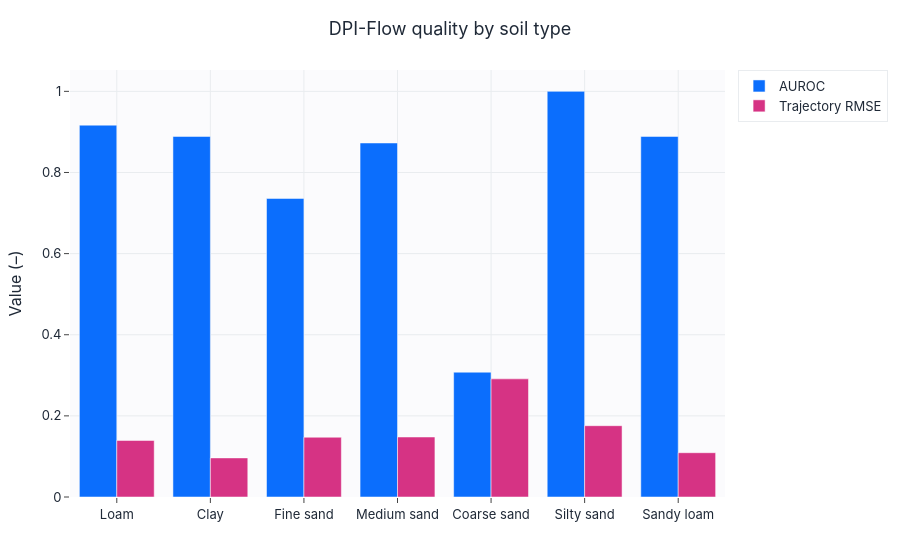
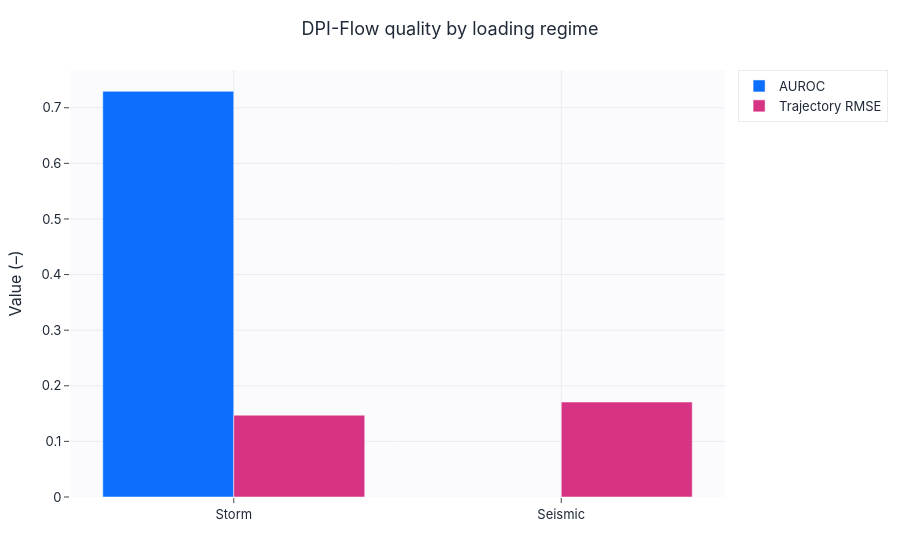

Notebook cell for these charts, in order:
### Markdown cell above
## Metrics by soil type and loading regime (DPI-Flow)

### Code cell
dpi, hp, _ = load_trained("dpi_flow")
out = collect_outputs(dpi, test, config, device)
_, sample_df = compute_metrics("DPI-Flow", out, test, config)
sample_df["soil_en"] = sample_df["soil_type"].map(SOIL_DISPLAY_NAMES_EN)
sample_df["load_en"] = sample_df["load_mode"].map(LOAD_DISPLAY_NAMES_EN)
soil_metrics = grouped_metrics(sample_df, "soil_en")
load_metrics = grouped_metrics(sample_df, "load_en")
display(english_metric_table(soil_metrics).round(4))
grouped_bar(soil_metrics["soil_en"].tolist(),
            {"AUROC": soil_metrics["AUROC"].tolist(), "Trajectory RMSE": soil_metrics["mean_traj_rmse"].tolist()},
            title="DPI-Flow quality by soil type", ylabel="Value (–)",
            save=SAVE_FIGS, fig_id="3_2_metrics_by_soil").show()
grouped_bar(load_metrics["load_en"].tolist(),
            {"AUROC": load_metrics["AUROC"].tolist(), "Trajectory RMSE": load_metrics["mean_traj_rmse"].tolist()},
            title="DPI-Flow quality by loading regime", ylabel="Value (–)",
            save=SAVE_FIGS, fig_id="3_2_metrics_by_load").show()

### Figure 1 — Plotly figure (JSON) as saved in the notebook; plotly's stock layout.template omitted (floating-point values rounded to 4 significant figures)
{"data": [{"marker": {"color": "#0b6efd"}, "name": "AUROC", "type": "bar", "x": ["Loam", "Clay", "Fine sand", "Medium sand", "Coarse sand", "Silty sand", "Sandy loam"], "y": [0.9167, 0.8889, 0.7361, 0.8727, 0.3077, 1.0, 0.8889]}, {"marker": {"color": "#d63384"}, "name": "Trajectory RMSE", "type": "bar", "x": ["Loam", "Clay", "Fine sand", "Medium sand", "Coarse sand", "Silty sand", "Sandy loam"], "y": [0.1394, 0.0964, 0.1474, 0.1479, 0.2912, 0.1758, 0.1092]}], "layout": {"barmode": "group", "title": {"text": "DPI-Flow quality by soil type"}, "xaxis": {"title": {"text": ""}}, "yaxis": {"title": {"text": "Value (–)"}}}}

### Figure 2 — Plotly figure (JSON) as saved in the notebook; plotly's stock layout.template omitted (floating-point values rounded to 4 significant figures)
{"data": [{"marker": {"color": "#0b6efd"}, "name": "AUROC", "type": "bar", "x": ["Storm", "Seismic"], "y": [0.7295, NaN]}, {"marker": {"color": "#d63384"}, "name": "Trajectory RMSE", "type": "bar", "x": ["Storm", "Seismic"], "y": [0.1472, 0.1708]}], "layout": {"barmode": "group", "title": {"text": "DPI-Flow quality by loading regime"}, "xaxis": {"title": {"text": ""}}, "yaxis": {"title": {"text": "Value (–)"}}}}
